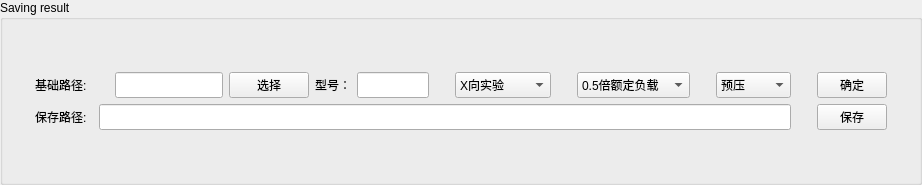
      <widget class="QGroupBox" name="groupBox_6">
       <property name="sizePolicy">
        <sizepolicy hsizetype="Expanding" vsizetype="Expanding">
         <horstretch>0</horstretch>
         <verstretch>0</verstretch>
        </sizepolicy>
       </property>
       <property name="font">
        <font>
         <family>Arial</family>
         <pointsize>9</pointsize>
        </font>
       </property>
       <property name="title">
        <string>Saving result</string>
       </property>
       <layout class="QHBoxLayout" name="horizontalLayout_32">
        <item>
         <spacer name="horizontalSpacer_6">
          <property name="orientation">
           <enum>Qt::Horizontal</enum>
          </property>
          <property name="sizeHint" stdset="0">
           <size>
            <width>20</width>
            <height>20</height>
           </size>
          </property>
         </spacer>
        </item>
        <item>
         <layout class="QVBoxLayout" name="verticalLayout_9" stretch="0,1,1,0">
          <property name="sizeConstraint">
           <enum>QLayout::SetMinAndMaxSize</enum>
          </property>
          <property name="leftMargin">
           <number>1</number>
          </property>
          <property name="topMargin">
           <number>1</number>
          </property>
          <property name="rightMargin">
           <number>1</number>
          </property>
          <property name="bottomMargin">
           <number>1</number>
          </property>
          <item>
           <spacer name="verticalSpacer">
            <property name="orientation">
             <enum>Qt::Vertical</enum>
            </property>
            <property name="sizeHint" stdset="0">
             <size>
              <width>20</width>
              <height>40</height>
             </size>
            </property>
           </spacer>
          </item>
          <item>
           <layout class="QHBoxLayout" name="horizontalLayout_25" stretch="5,1,3,0,2,0,3,0,2,0,2">
            <item>
             <layout class="QHBoxLayout" name="horizontalLayout_26">
              <item>
               <widget class="QLabel" name="label_22">
                <property name="sizePolicy">
                 <sizepolicy hsizetype="Expanding" vsizetype="Expanding">
                  <horstretch>0</horstretch>
                  <verstretch>0</verstretch>
                 </sizepolicy>
                </property>
                <property name="text">
                 <string>基础路径:</string>
                </property>
               </widget>
              </item>
              <item>
               <widget class="QLineEdit" name="lineEdit_3">
                <property name="sizePolicy">
                 <sizepolicy hsizetype="Expanding" vsizetype="Expanding">
                  <horstretch>0</horstretch>
                  <verstretch>0</verstretch>
                 </sizepolicy>
                </property>
               </widget>
              </item>
             </layout>
            </item>
            <item>
             <widget class="QPushButton" name="fileButton">
              <property name="sizePolicy">
               <sizepolicy hsizetype="Expanding" vsizetype="Expanding">
                <horstretch>0</horstretch>
                <verstretch>0</verstretch>
               </sizepolicy>
              </property>
              <property name="maximumSize">
               <size>
                <width>100</width>
                <height>16777215</height>
               </size>
              </property>
              <property name="text">
               <string>选择</string>
              </property>
             </widget>
            </item>
            <item>
             <layout class="QHBoxLayout" name="horizontalLayout_27">
              <item>
               <widget class="QLabel" name="label_20">
                <property name="sizePolicy">
                 <sizepolicy hsizetype="Expanding" vsizetype="Expanding">
                  <horstretch>0</horstretch>
                  <verstretch>0</verstretch>
                 </sizepolicy>
                </property>
                <property name="text">
                 <string>型号：</string>
                </property>
               </widget>
              </item>
              <item>
               <widget class="QLineEdit" name="lineEdit">
                <property name="sizePolicy">
                 <sizepolicy hsizetype="Expanding" vsizetype="Expanding">
                  <horstretch>0</horstretch>
                  <verstretch>0</verstretch>
                 </sizepolicy>
                </property>
               </widget>
              </item>
             </layout>
            </item>
            <item>
             <spacer name="horizontalSpacer_8">
              <property name="orientation">
               <enum>Qt::Horizontal</enum>
              </property>
              <property name="sizeHint" stdset="0">
               <size>
                <width>20</width>
                <height>20</height>
               </size>
              </property>
             </spacer>
            </item>
            <item>
             <widget class="QComboBox" name="comboBox">
              <property name="sizePolicy">
               <sizepolicy hsizetype="Expanding" vsizetype="Expanding">
                <horstretch>0</horstretch>
                <verstretch>0</verstretch>
               </sizepolicy>
              </property>
              <item>
               <property name="text">
                <string>X向实验</string>
               </property>
              </item>
              <item>
               <property name="text">
                <string>Y向实验</string>
               </property>
              </item>
              <item>
               <property name="text">
                <string>Z向拉伸实验</string>
               </property>
              </item>
              <item>
               <property name="text">
                <string>Z向压缩实验</string>
               </property>
              </item>
             </widget>
            </item>
            <item>
             <spacer name="horizontalSpacer_9">
              <property name="orientation">
               <enum>Qt::Horizontal</enum>
              </property>
              <property name="sizeHint" stdset="0">
               <size>
                <width>20</width>
                <height>20</height>
               </size>
              </property>
             </spacer>
            </item>
            <item>
             <widget class="QComboBox" name="comboBox_2">
              <property name="sizePolicy">
               <sizepolicy hsizetype="Expanding" vsizetype="Expanding">
                <horstretch>0</horstretch>
                <verstretch>0</verstretch>
               </sizepolicy>
              </property>
              <item>
               <property name="text">
                <string>0.5倍额定负载</string>
               </property>
              </item>
              <item>
               <property name="text">
                <string>1倍额定负载</string>
               </property>
              </item>
             </widget>
            </item>
            <item>
             <spacer name="horizontalSpacer_10">
              <property name="orientation">
               <enum>Qt::Horizontal</enum>
              </property>
              <property name="sizeHint" stdset="0">
               <size>
                <width>20</width>
                <height>20</height>
               </size>
              </property>
             </spacer>
            </item>
            <item>
             <widget class="QComboBox" name="comboBox_3">
              <property name="sizePolicy">
               <sizepolicy hsizetype="Expanding" vsizetype="Expanding">
                <horstretch>0</horstretch>
                <verstretch>0</verstretch>
               </sizepolicy>
              </property>
              <item>
               <property name="text">
                <string>预压</string>
               </property>
              </item>
              <item>
               <property name="text">
                <string>无预压</string>
               </property>
              </item>
             </widget>
            </item>
            <item>
             <spacer name="horizontalSpacer_14">
              <property name="orientation">
               <enum>Qt::Horizontal</enum>
              </property>
              <property name="sizeHint" stdset="0">
               <size>
                <width>20</width>
                <height>20</height>
               </size>
              </property>
             </spacer>
            </item>
            <item>
             <widget class="QPushButton" name="saveOptionButton">
              <property name="sizePolicy">
               <sizepolicy hsizetype="Expanding" vsizetype="Expanding">
                <horstretch>0</horstretch>
                <verstretch>0</verstretch>
               </sizepolicy>
              </property>
              <property name="maximumSize">
               <size>
                <width>70</width>
                <height>16777215</height>
               </size>
              </property>
              <property name="text">
               <string>确定</string>
              </property>
             </widget>
            </item>
           </layout>
          </item>
          <item>
           <layout class="QHBoxLayout" name="horizontalLayout_28" stretch="10,0,1">
            <item>
             <layout class="QHBoxLayout" name="horizontalLayout_29" stretch="1,12">
              <item>
               <widget class="QLabel" name="label_21">
                <property name="sizePolicy">
                 <sizepolicy hsizetype="Expanding" vsizetype="Expanding">
                  <horstretch>0</horstretch>
                  <verstretch>0</verstretch>
                 </sizepolicy>
                </property>
                <property name="text">
                 <string>保存路径:</string>
                </property>
               </widget>
              </item>
              <item>
               <widget class="QLineEdit" name="lineEdit_2">
                <property name="sizePolicy">
                 <sizepolicy hsizetype="Expanding" vsizetype="Expanding">
                  <horstretch>0</horstretch>
                  <verstretch>0</verstretch>
                 </sizepolicy>
                </property>
               </widget>
              </item>
             </layout>
            </item>
            <item>
             <spacer name="horizontalSpacer_13">
              <property name="orientation">
               <enum>Qt::Horizontal</enum>
              </property>
              <property name="sizeHint" stdset="0">
               <size>
                <width>20</width>
                <height>20</height>
               </size>
              </property>
             </spacer>
            </item>
            <item>
             <widget class="QPushButton" name="saveMakeButton">
              <property name="sizePolicy">
               <sizepolicy hsizetype="Expanding" vsizetype="Expanding">
                <horstretch>0</horstretch>
                <verstretch>0</verstretch>
               </sizepolicy>
              </property>
              <property name="maximumSize">
               <size>
                <width>70</width>
                <height>16777215</height>
               </size>
              </property>
              <property name="text">
               <string>保存</string>
              </property>
             </widget>
            </item>
           </layout>
          </item>
          <item>
           <spacer name="verticalSpacer_2">
            <property name="orientation">
             <enum>Qt::Vertical</enum>
            </property>
            <property name="sizeHint" stdset="0">
             <size>
              <width>20</width>
              <height>40</height>
             </size>
            </property>
           </spacer>
          </item>
         </layout>
        </item>
        <item>
         <spacer name="horizontalSpacer_12">
          <property name="orientation">
           <enum>Qt::Horizontal</enum>
          </property>
          <property name="sizeHint" stdset="0">
           <size>
            <width>20</width>
            <height>20</height>
           </size>
          </property>
         </spacer>
        </item>
       </layout>
      </widget>
